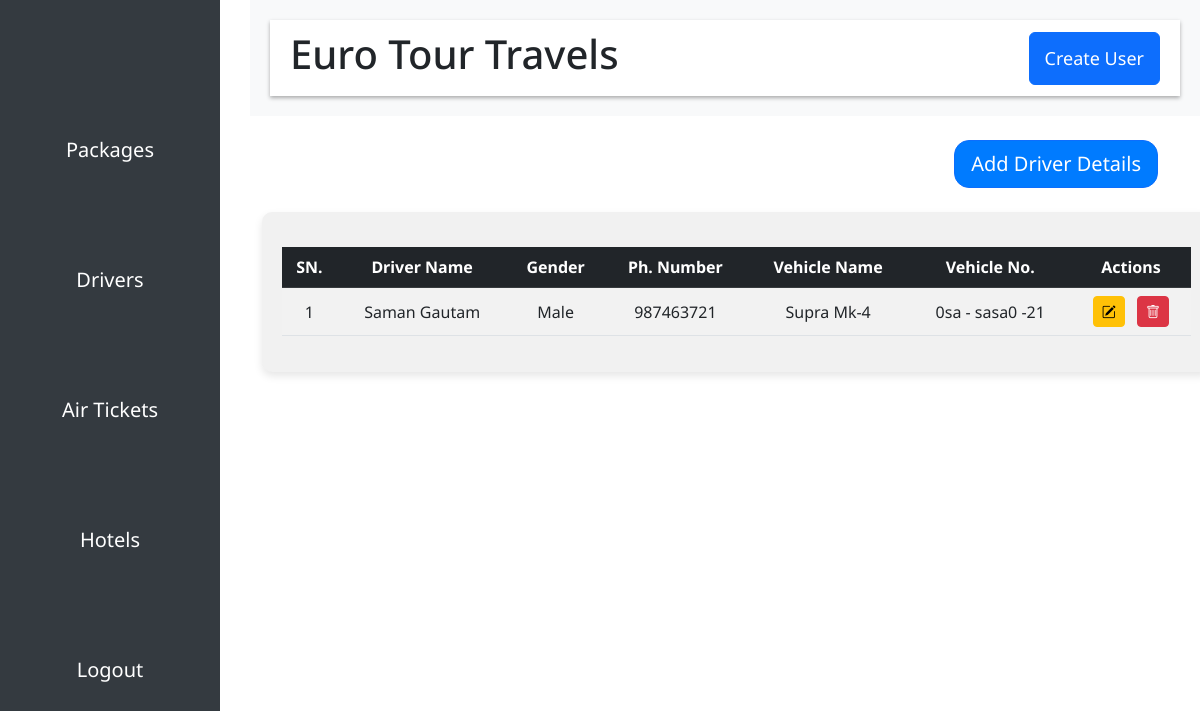
The app's page /driver/ (signed in), older data.
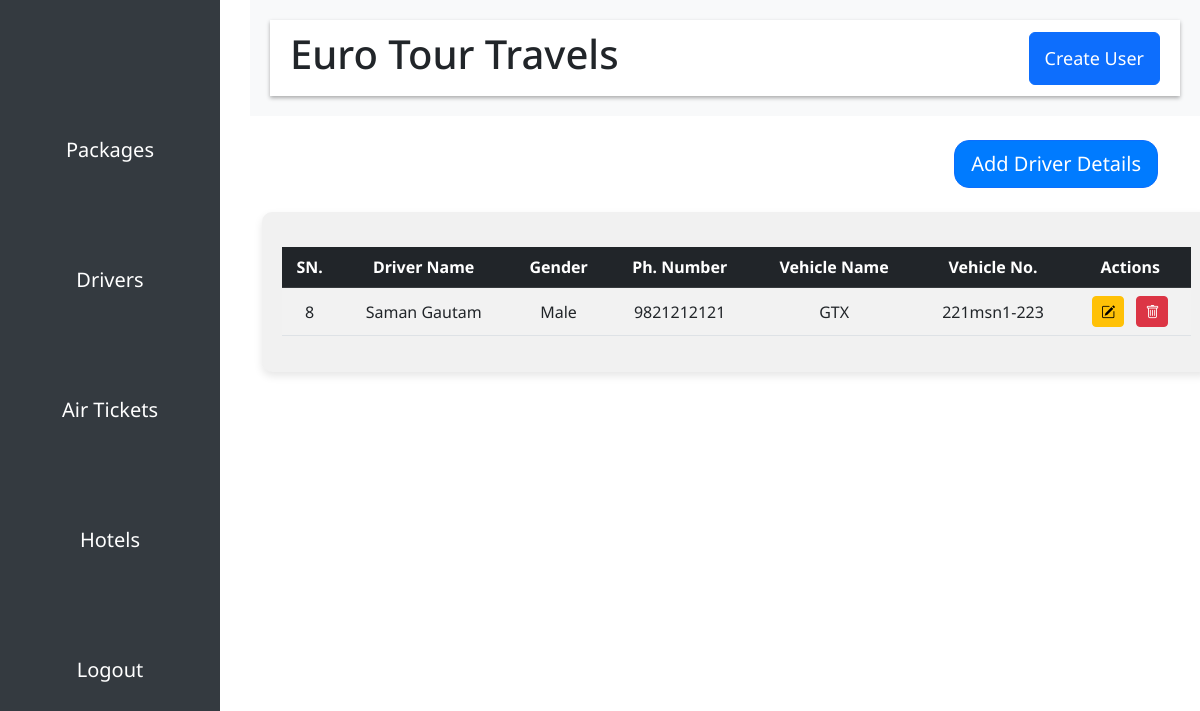
The same page, newer data.
### core/models.py (models this page shows, shortened)
class Driver(models.Model):
    gender_choices = (
        ('Male', 'Male'),
        ('Female', 'Female'),
        ('Others', 'Others')
    )
    driverId = models.AutoField(primary_key=True)
    drivername = models.CharField(max_length=255, verbose_name="Driver Name", null=True, blank=False, default="")
    gender = models.CharField(max_length=20, verbose_name="Gender", null=True, blank=False, default="", choices=gender_choices)
    phone_number = models.CharField(max_length=20, verbose_name="Phone Number", null=True, blank=False, default="")
    vehicle_name = models.CharField(max_length=255, verbose_name="Vehicle Name", null=True, blank=False, default="")
    vehicle_number = models.CharField(max_length=255, verbose_name="Vehicle Number", null=True, blank=False, default="")

### core/views.py (the view)
# urls.py: path("driver/", driver, name="driver"),
@login_required
def driver(request):
    drivers = Driver.objects.all()
    context = {
        'drivers' : drivers
    }
    return render(request, 'admin/driver.html', context=context)

### templates/admin/driver.html (shortened to what this page needs)
{% extends 'admin/adminbase.html' %}
{% load static %}
{% block body %}
  <div class="container mt-4">
    <div class="add-package-btn text-end mb-3">
      <a class="btn btn-primary btn-lg" href="{% url 'add-driver' %}">Add Driver Details</a>
    </div>
    <div class="package-table mt-4">
      <table class="table table-striped table-hover">
        <thead class="table-dark">
          <tr>
            <th>SN.</th>
            <th>Driver Name</th>
            <th>Gender</th>
            <th>Ph. Number</th>
            <th>Vehicle Name</th>
            <th>Vehicle No.</th>
            <th>Actions</th>
          </tr>
        </thead>
        <tbody>
          {% for i in drivers %}
          <tr>
            <td>{{i.driverId}}</td>
            <td>{{i.drivername}}</td>
            <td>{{i.gender}}</td>
            <td>{{i.phone_number}}</td>
            <td>{{i.vehicle_name}}</td>
            <td>{{i.vehicle_number}}</td>
            <td>
              <a href="{% url 'update-driver' i.driverId %}" class="btn btn-warning btn-sm me-2"><i class="bi bi-pencil-square"></i></a>
              <a href="{% url 'delete-driver' i.driverId %}" class="btn btn-danger btn-sm"><i class="bi bi-trash"></i></a>
            </td>
          </tr>
          {% endfor %}
        </tbody>
      </table>
    </div>
  </div>
{% endblock %}

### templates/admin/adminbase.html (shortened to what this page needs)
<!DOCTYPE html>
<html lang="en">
  {% load static %}
  <head>
    <link rel="stylesheet" href="{% static 'css/admincss/style.css' %}" />
    <link href="https://cdn.jsdelivr.net/npm/bootstrap@5.3.0/dist/css/bootstrap.min.css" rel="stylesheet" />
    <link rel="stylesheet" href="https://cdnjs.cloudflare.com/ajax/libs/font-awesome/6.0.0-beta3/css/all.min.css" />
    <link rel="stylesheet" href="https://cdn.jsdelivr.net/npm/bootstrap-icons/font/bootstrap-icons.css" />
  </head>
  <body>
    <div class="wrapper d-flex">
      <nav class="sidebar navbar-light custom-navbar">
        <a href="{% url 'package' %}">Packages</a>
        <a href="{% url 'driver' %}">Drivers</a>
        <a href="{% url 'ticket' %}">Air Tickets</a>
        <a href="{% url 'hotels' %}">Hotels</a>
        <a href="{% url 'admin-logout' %}">Logout</a>
      </nav>
      <div class="main-content flex-grow-1">
        <header class="header d-flex justify-content-between align-items-center">
          <div class="dashboard-heading">
            <h1 class="main-header">Euro Tour Travels</h1>
          </div>
          <div class="text-center">
            <a href="{% url "add-user" %}" class="btn btn-primary" style="padding: 12px 15px; font-size: 18px;">Create User</a>
        </div>
        </header>
      </div>
    </div>
    {% block body %}
    {% endblock %}
  </body>
</html>

### static/css/admincss/style.css (style rules this page uses)
.sidebar { width: 220px; background-color: #343a40; color: white; display: flex; flex-direction: column; justify-content: center; align-items: center; gap: 20px; position: fixed; height: 100vh; overflow: auto; z-index: 1000; }
.sidebar a { text-decoration: none; color: white; padding: 30px 15px; margin-top: 20px; display: block; transition: background-color 0.2s; width: 100%; text-align: center; font-size: 20px; }
.main-content { margin-left: 250px; background-color: #f8f9fa; padding: 20px; flex-grow: 1; }
.header { background-color: #ffffff; box-shadow: 0 2px 4px rgba(0, 0, 0, 0.317); padding: 10px 20px; display: flex; justify-content: space-between; align-items: center; }
.main-header { font-size: 40px; }
.add-package-btn .btn { background-color: #007bff; border-radius: 15px; transition: all 0.3s ease; }
.package-table { background-color: #f1f1f1; padding: 20px; padding-top: 35px; border-radius: 10px; box-shadow: 0 4px 8px rgba(0, 0, 0, 0.1); margin-top: 20px; margin-left: 50px; width: 85%; position: relative; left: 170px; }
.table { width: 100%; background-color: white; }
.table th, .table td { padding: 15px; text-align: center; vertical-align: middle; }
.table-dark { background-color: #343a40; color: white; }
.btn-sm { padding: 5px 10px; font-size: 12px; border-radius: 5px; }

### templates/admin/adminbase.html (style rules this page uses)
body { font-family: 'Noto Sans', sans-serif; overflow-y: scroll; overflow-x: hidden; }

Row changes from the older to the newer data that the page shows:
removed Driver: driverId "1", drivername "Saman Gautam", gender "Male", phone_number "987463721", vehicle_name "Supra Mk-4", vehicle_number "0sa - sasa0 -21"
added Driver: driverId "8", drivername "Saman Gautam", gender "Male", phone_number "9821212121", vehicle_name "GTX", vehicle_number "221msn1-223"
